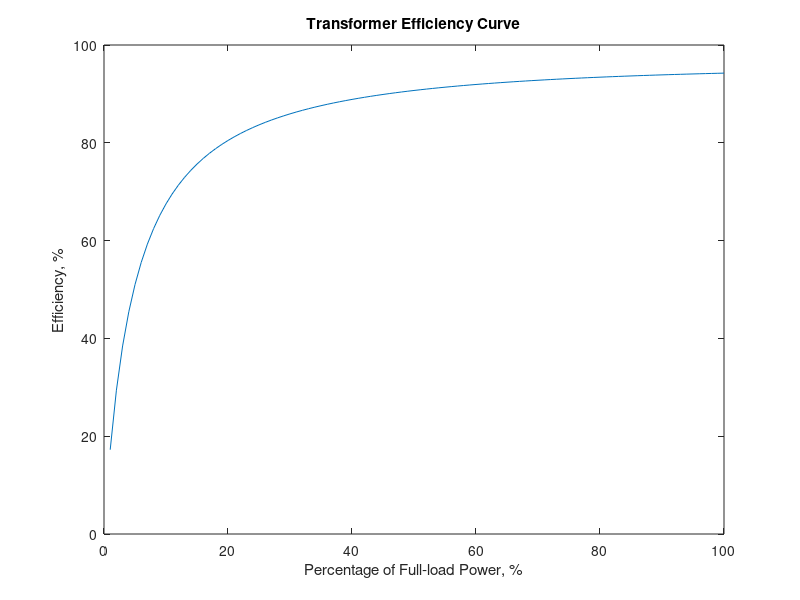

Source code (MATLAB):
close all
clear all
clc

% Parameters of the Single-Phase Transformer
sm=150000;                          % Complex Power Rating
pf=0.8;                             % Power Factor = 0.8 lagging
theta=acosd(pf);                    % Power Factor Angle
stheta=theta;                       % Complex Power Angle
v1=2400;                            % V1
v2=240;                             % V2
a=v1/v2;                            % a (turn ratio)
rc1= 1000;                          % Rc1
xm1=1500;                           % Xm1
r1=0.2;                             % R1
x1=0.45;                            % X1
z1=x1+j*x1;                         % Z1 = R1 +jX1
r2=0.002;                           % R2
x2=0.0045;                          % X2
z2=r2+j*x2;                         % Z2 = R2 +jx2

disp('Part a')
v2p=a*(v2)                          % V2'
re1=r1+a^2*r2;                      % Re1
xe1=x1+a^2*x2;                      % Xe1
ze1=re1+j*xe1                       % Ze1 = Re1+jXe1
i2pm=sm/v2p                         % Magnitude of I2'
i2ptheta=-theta                     % Angle of I2'
i2p=i2pm*exp(j*i2ptheta*2*pi/360);  % I2'

disp('Part b')
v1l=v2p+i2p*ze1                     % V1 with load of 240V
vr=(abs(v1l)-abs(v2p))/abs(v2p)*100 % Voltage Rating

disp('Part c')
i2pn=i2pm*exp(-j*i2ptheta*2*pi/360);    % New I2'
v1ln=v2p+i2pn*ze1                       % New V1 with load of 240V
vr=(abs(v1ln)-abs(v2p))/abs(v2p)*100    % New Voltage Rating

disp('Part d')
pc=v1^2/rc1                             % Pc (Iron Loss)
pcu=(abs(i2p))^2*re1                    % Pcu (Copper Loss)
for i=1:100
    m(i)=((i/100)*sm*pf)/(((i/100)*sm*pf)+((i/100)^2*pcu)+pc)*100;            % Transformer Performance
end
plot(m);                                % Plot Efficiency Curve
title('Transformer Efficiency Curve');
xlabel('Percentage of Full-load Power, %')
ylabel('Efficiency, %')